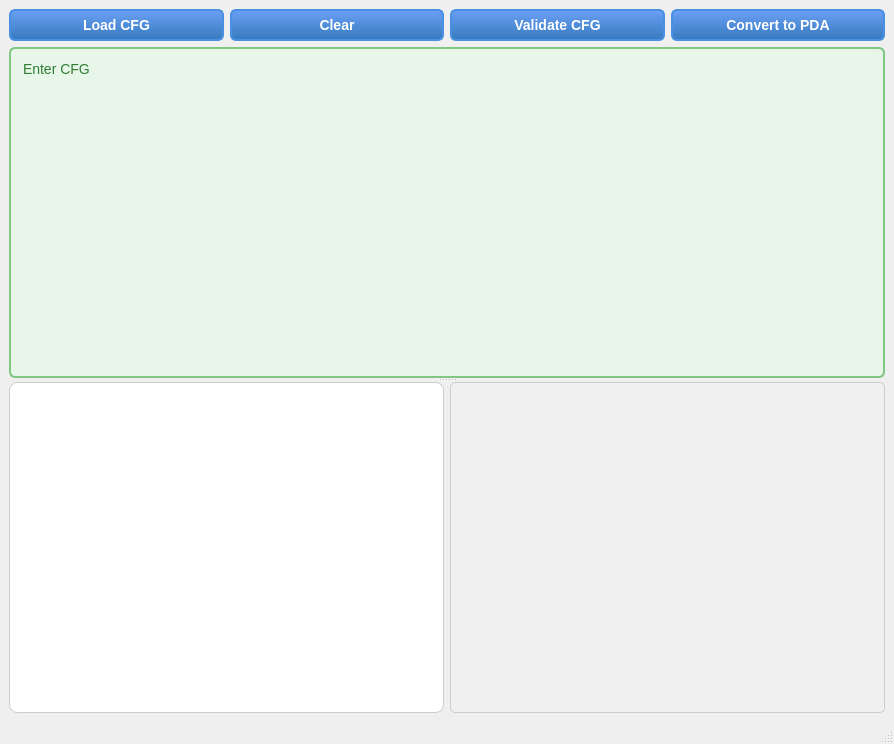
<?xml version="1.0" encoding="UTF-8"?>
<ui version="4.0">
 <class>MainWindow</class>
 <widget class="QMainWindow" name="MainWindow">
  <property name="geometry">
   <rect>
    <x>0</x>
    <y>0</y>
    <width>894</width>
    <height>744</height>
   </rect>
  </property>
  <property name="windowTitle">
   <string>CFG to PDA Converter</string>
  </property>
  <widget class="QWidget" name="centralwidget">
   <layout class="QVBoxLayout" name="verticalLayout">
    <item>
     <layout class="QHBoxLayout" name="buttonLayout">
      <item>
       <widget class="QPushButton" name="btnLoadCFG">
        <property name="styleSheet">
         <string notr="true">QPushButton {
    padding: 6px 12px;
    font-size: 14px;
    border-radius: 6px;
    border: 2px solid #4A90E2;
    background: qlineargradient(x1:0, y1:0, x2:0, y2:1, stop:0 #6CA0F6, stop:1 #357ABD);
    color: white;
    font-weight: 600;
    box-shadow: 0 2px 5px rgba(0, 0, 0, 0.2);
}

QPushButton:hover {
    background: qlineargradient(x1:0, y1:0, x2:0, y2:1, stop:0 #7BB1FF, stop:1 #4285F4);
    border-color: #2A65D9;
}

QPushButton:pressed {
    background: qlineargradient(x1:0, y1:0, x2:0, y2:1, stop:0 #2A65D9, stop:1 #1B3D91);
    border-color: #1B3D91;
    padding-left: 8px; /* subtle shift to simulate press */
    padding-top: 8px;
}
</string>
        </property>
        <property name="text">
         <string>Load CFG</string>
        </property>
       </widget>
      </item>
      <item>
       <widget class="QPushButton" name="btnClear">
        <property name="styleSheet">
         <string notr="true">QPushButton {
    padding: 6px 12px;
    font-size: 14px;
    border-radius: 6px;
    border: 2px solid #4A90E2;
    background: qlineargradient(x1:0, y1:0, x2:0, y2:1, stop:0 #6CA0F6, stop:1 #357ABD);
    color: white;
    font-weight: 600;
    box-shadow: 0 2px 5px rgba(0, 0, 0, 0.2);
}

QPushButton:hover {
    background: qlineargradient(x1:0, y1:0, x2:0, y2:1, stop:0 #7BB1FF, stop:1 #4285F4);
    border-color: #2A65D9;
}

QPushButton:pressed {
    background: qlineargradient(x1:0, y1:0, x2:0, y2:1, stop:0 #2A65D9, stop:1 #1B3D91);
    border-color: #1B3D91;
    padding-left: 8px; /* subtle shift to simulate press */
    padding-top: 8px;
}
</string>
        </property>
        <property name="text">
         <string>Clear</string>
        </property>
       </widget>
      </item>
      <item>
       <widget class="QPushButton" name="btnValidate">
        <property name="styleSheet">
         <string notr="true">QPushButton {
    padding: 6px 12px;
    font-size: 14px;
    border-radius: 6px;
    border: 2px solid #4A90E2;
    background: qlineargradient(x1:0, y1:0, x2:0, y2:1, stop:0 #6CA0F6, stop:1 #357ABD);
    color: white;
    font-weight: 600;
    box-shadow: 0 2px 5px rgba(0, 0, 0, 0.2);
}

QPushButton:hover {
    background: qlineargradient(x1:0, y1:0, x2:0, y2:1, stop:0 #7BB1FF, stop:1 #4285F4);
    border-color: #2A65D9;
}

QPushButton:pressed {
    background: qlineargradient(x1:0, y1:0, x2:0, y2:1, stop:0 #2A65D9, stop:1 #1B3D91);
    border-color: #1B3D91;
    padding-left: 8px; /* subtle shift to simulate press */
    padding-top: 8px;
}
</string>
        </property>
        <property name="text">
         <string>Validate CFG</string>
        </property>
       </widget>
      </item>
      <item>
       <widget class="QPushButton" name="btnConvert">
        <property name="styleSheet">
         <string notr="true">QPushButton {
    padding: 6px 12px;
    font-size: 14px;
    border-radius: 6px;
    border: 2px solid #4A90E2;
    background: qlineargradient(x1:0, y1:0, x2:0, y2:1, stop:0 #6CA0F6, stop:1 #357ABD);
    color: white;
    font-weight: 600;
    box-shadow: 0 2px 5px rgba(0, 0, 0, 0.2);
}

QPushButton:hover {
    background: qlineargradient(x1:0, y1:0, x2:0, y2:1, stop:0 #7BB1FF, stop:1 #4285F4);
    border-color: #2A65D9;
}

QPushButton:pressed {
    background: qlineargradient(x1:0, y1:0, x2:0, y2:1, stop:0 #2A65D9, stop:1 #1B3D91);
    border-color: #1B3D91;
    padding-left: 8px; /* subtle shift to simulate press */
    padding-top: 8px;
}
</string>
        </property>
        <property name="text">
         <string>Convert to PDA</string>
        </property>
       </widget>
      </item>
     </layout>
    </item>
    <item>
     <widget class="QSplitter" name="splitter">
      <property name="orientation">
       <enum>Qt::Orientation::Vertical</enum>
      </property>
      <widget class="QPlainTextEdit" name="txtCFGInput">
       <property name="styleSheet">
        <string notr="true">QPlainTextEdit {
    font-family: 'Consolas', 'Courier New', monospace;
    font-size: 14px;
    background-color: #e8f5e9; /* Light green background */
    color: #2e7d32;            /* Dark green text */
    padding: 8px;
    border: 2px solid #81c784; /* Medium green border */
    border-radius: 6px;
    selection-background-color: #1b5e20; /* Dark green selection */
    selection-color: #ffffff;
}

QScrollBar:vertical {
    background: #c8e6c9; /* Light green track */
    width: 12px;
}

QScrollBar::handle:vertical {
    background: #66bb6a; /* Medium green handle */
    min-height: 30px;
    border-radius: 6px;
}
</string>
       </property>
       <property name="plainText">
        <string>Enter CFG
</string>
       </property>
       <property name="placeholderText">
        <string>Enter CFG here...</string>
       </property>
      </widget>
      <widget class="QWidget" name="outputArea">
       <layout class="QHBoxLayout" name="outputLayout">
        <item>
         <widget class="QGraphicsView" name="graphicsView">
          <property name="styleSheet">
           <string notr="true">QGraphicsView {
    background-color: #ffffff;
    border: 1px solid #ccc;
    border-radius: 8px;
    /* subtle shadow effect */
    box-shadow: 0 2px 6px rgba(0, 0, 0, 0.1);
}
</string>
          </property>
         </widget>
        </item>
        <item>
         <widget class="QPlainTextEdit" name="txtPDAOutput">
          <property name="styleSheet">
           <string notr="true">QPlainTextEdit {
    font-family: monospace;
    font-size: 13px;
    background-color: #f0f0f0;
    padding: 6px;
    border: 1px solid #ccc;
    border-radius: 5px;
    color: #333;
    selection-background-color: #3399ff;
    selection-color: #fff;
}
</string>
          </property>
          <property name="readOnly">
           <bool>true</bool>
          </property>
         </widget>
        </item>
       </layout>
      </widget>
     </widget>
    </item>
   </layout>
  </widget>
  <widget class="QMenuBar" name="menubar">
   <property name="geometry">
    <rect>
     <x>0</x>
     <y>0</y>
     <width>894</width>
     <height>17</height>
    </rect>
   </property>
  </widget>
  <widget class="QStatusBar" name="statusbar"/>
 </widget>
 <resources/>
 <connections/>
</ui>
